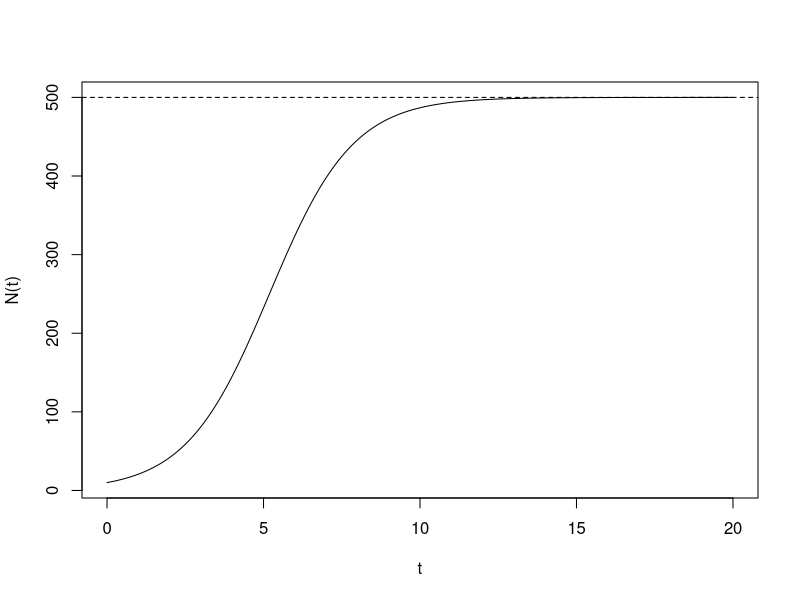
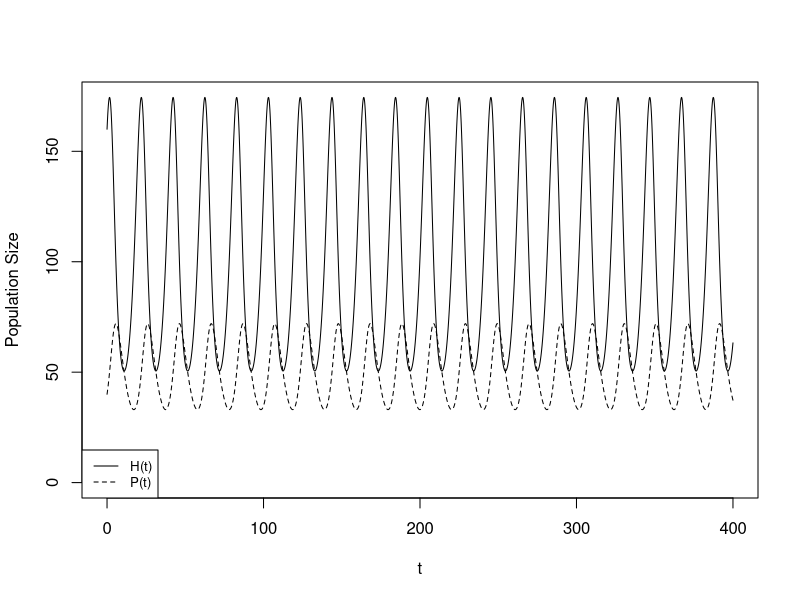

R code for these plots, in order:
### R code from vignette source 'Lecture04.Rnw'
### Encoding: UTF-8

###################################################
### code chunk number 1: Lecture04.Rnw:179-180 (eval = FALSE)
###################################################
## install.packages('packagename', dep = TRUE)


###################################################
### code chunk number 2: Lecture04.Rnw:205-206 (eval = FALSE)
###################################################
## library()


###################################################
### code chunk number 3: Lecture04.Rnw:212-213 (eval = FALSE)
###################################################
## search()


###################################################
### code chunk number 4: Lecture04.Rnw:216-217 (eval = FALSE)
###################################################
## .libPaths()


###################################################
### code chunk number 5: Lecture04.Rnw:235-236
###################################################
library(deSolve) # load deSolve


###################################################
### code chunk number 6: Lecture04.Rnw:241-242
###################################################
search()


###################################################
### code chunk number 7: Lecture04.Rnw:247-248 (eval = FALSE)
###################################################
## library(packageName)


###################################################
### code chunk number 8: Lecture04.Rnw:253-254 (eval = FALSE)
###################################################
## require(packageName)


###################################################
### code chunk number 9: Lecture04.Rnw:298-299 (eval = FALSE)
###################################################
## lsoda(IC, times, ODEfunction, pars)


###################################################
### code chunk number 10: Lecture04.Rnw:369-376 (eval = FALSE)
###################################################
## desDepGrowthODE <- function(t, N, pars) {
##   # dN/dt = r * N * ( 1 - N/K )	
##   dNdt <- pars['r'] * N * ( 1 - N/pars['K'])
##   
##   # return as list
##   return(list(dNdt))
## }


###################################################
### code chunk number 11: plot1
###################################################
library(deSolve) # deSolve loaded

# define ODE
desDepGrowthODE <- function(t, N, pars) {
  # dN/dt = r * N * ( 1 - N/K )	
  dNdt <- pars['r'] * N * ( 1 - N/pars['K'])
  # return as list
	return(list(dNdt))
}
# setup Init condition, times, parameters
IC <- c(N=10)
times <- seq(0, 20, by=0.1)
pars <- c(r = 0.75, K=500)

# call lsoda to get output
output <- lsoda(IC, times, desDepGrowthODE, pars)

# plot
plot(output[,1],output[,2],type='l',xlab='t',ylab='N(t)')
abline(h=pars['K'],lty=2)  # dashed line at y==K


###################################################
### code chunk number 12: Lecture04.Rnw:438-448
###################################################
# setup Init condition, times, parameters
IC <- c(N=10)
times <- seq(0, 20, by=0.1)
pars <- c(r = 0.75, K=500)

# call lsoda to get output
output <- lsoda(IC, times, desDepGrowthODE, pars)

# get start of output
head(output)


###################################################
### code chunk number 13: Lecture04.Rnw:564-577 (eval = FALSE)
###################################################
## predPreyLVODE <- function(t, N, pars) {
##   # get state variables from N
##   H <- N[1]
##   P <- N[2]
##   
##   # dH/dt = b*H - a*P*H
##   dHdt <- pars['b'] * H - pars['a']*P*H 
##   # dP/dt = e*a*P*H - s*P
##   dPdt <- pars['e']*pars['a']*P*H - pars['s']*P
##   
##   # return as list
##   return(list(c(dHdt,dPdt)))
## }


###################################################
### code chunk number 14: plot2
###################################################
library(deSolve) # load deSolve
predPreyLVODE <- function(t, N, pars) {
  # get state variables from N
  H <- N[1]; P <- N[2]
  # dH/dt = b*H - a*P*H
  dHdt <- pars['b'] * H - pars['a']*P*H 
  # dP/dt = e*a*P*H - s*P
  dPdt <- pars['e']*pars['a']*P*H - pars['s']*P
  # return as list
  return(list(c(dHdt,dPdt)))
}
# IC, time, parameters
IC <- c(H=160,P=40); pars <- c(b=0.5,a=0.01,e=0.2,s=0.2)
times <- seq(0,400,by=0.1)
# run lsoda
output <- lsoda(IC, times, predPreyLVODE, pars)
# plot
plot(output[,1],output[,2],type='l',lty=1, ylim=c(0,max(output[,2])),
     xlab='t',ylab='Population Size')
lines(output[,1],output[,3],lty=2)
# make a legend
legend("bottomleft", c("H(t)","P(t)"), cex=0.8, lty=c(1,2))
